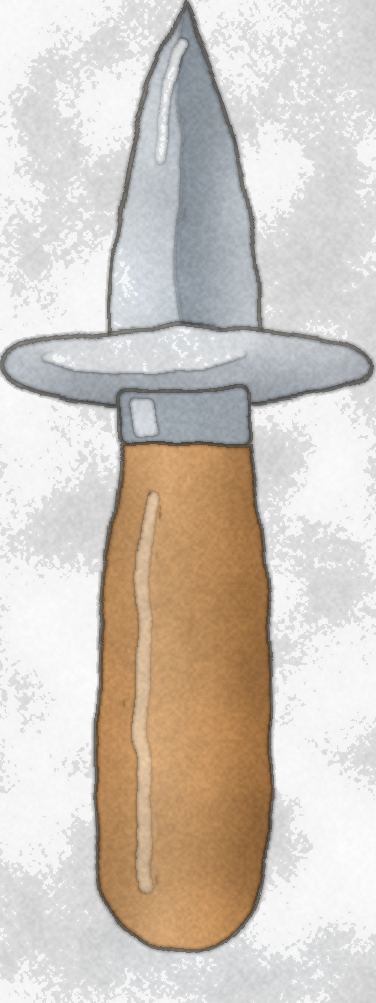
#> input picture tools/jeu/assets/aquarelle-couteau-c.png, 376 x 1003 px, given in place of aquarelle-fermee.png, which was not available
$ python peinture.py   (older library calls are emulated)
#> lines starting #> are read from the running program, lines starting #| are printed output that depends on the picture; pictures that were not available may be replaced by others from this repository, and a replacement may not be noted
#> further down, im is the input picture: shape (1003, 376, 4); mean B, G, R, A 192.2, 201, 209.4, 97.7
"""Post-traitement « peinture » des huîtres rendues en SVG (assets/<style>-<piece>.png, RGBA).
aquarelle : lavis à plat, bords de pigment plus foncés, granulation, grain du papier, bords qui bavent
huile     : filtre de Kuwahara (touches de peinture) + empâtement orienté (coups de pinceau éclairés)
Usage : python3 peinture.py   (traite toutes les pièces, écrit assets/<style>-<piece>-p.png)"""
import cv2, numpy as np, pathlib
A = pathlib.Path(__file__).resolve().parent / 'assets'
rng = np.random.default_rng(3)

def noise(h, w, s, oct=3):
    n = np.zeros((h, w), np.float32)
    for o in range(oct):
        k = s / 2 ** o
        g = rng.random((int(h / k) + 2, int(w / k) + 2)).astype(np.float32)
        n += cv2.resize(g, (w, h), interpolation=cv2.INTER_CUBIC)[:h, :w] / 2 ** o
    return (n - n.min()) / (np.ptp(n) + 1e-6)

def roughen_alpha(a, amp, s):
    h, w = a.shape
    dx = (noise(h, w, s) - .5) * amp; dy = (noise(h, w, s) - .5) * amp
    yy, xx = np.mgrid[0:h, 0:w].astype(np.float32)
    return cv2.remap(a, xx + dx, yy + dy, cv2.INTER_LINEAR)

def aquarelle(rgb, a):
    h, w = a.shape
#> h = 1003; w = 376
    base = cv2.pyrMeanShiftFiltering(rgb, 9, 22, maxLevel=2)          # aplats de lavis
    base = cv2.edgePreservingFilter(base, flags=1, sigma_s=30, sigma_r=.25)
    g = cv2.cvtColor(base, cv2.COLOR_BGR2GRAY).astype(np.float32)
    # bords de pigment : là où la couleur change, le pigment s'accumule (plus foncé)
    e = cv2.morphologyEx(g, cv2.MORPH_GRADIENT, np.ones((3, 3), np.uint8))
    e = cv2.GaussianBlur(np.clip(e / 40, 0, 1), (0, 0), 1.2)
    out = base.astype(np.float32) * (1 - .32 * e[..., None])
    # blooms : variations douces de densité
    bl = noise(h, w, 90, 4)
    out *= (.9 + .2 * bl[..., None])
    # granulation (plus visible dans les zones foncées)
    gr = noise(h, w, 3, 2)
#> call 2 of noise, with h = 1003, w = 376, s = 3, oct = 2
#> after the loop in noise (call 2), `for o in range(oct):`:
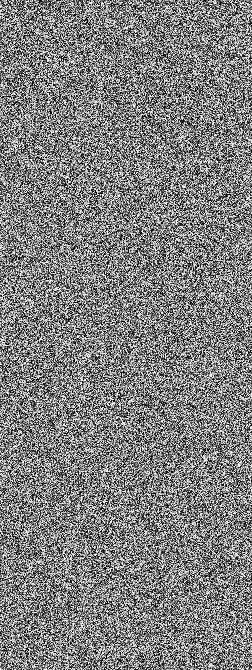
#> g: shape (670, 252) float32; min 1.22e-06, max 1, mean 0.501
    dark = 1 - g / 255
    out *= (1 - .18 * gr[..., None] * (.4 + dark[..., None]))
    # papier
    pap = noise(h, w, 6, 2)
#> call 3 of noise, with h = 1003, w = 376, s = 6, oct = 2
#> after the loop in noise (call 3), `for o in range(oct):`:
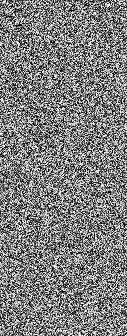
#> g: shape (336, 127) float32; min 2.15e-05, max 1, mean 0.499
    out = out * (.94 + .07 * pap[..., None])
    # les hautes lumières restent « papier »
    lum = cv2.cvtColor(np.clip(out, 0, 255).astype(np.uint8), cv2.COLOR_BGR2GRAY).astype(np.float32)
    out = np.where((lum > 225)[..., None], out * .3 + 252 * .7, out)
    a2 = roughen_alpha(a, 7, 40)
#> call 4 of noise, with h = 1003, w = 376, s = 40, oct = 3
#> after the loop in noise (call 4), `for o in range(oct):`:
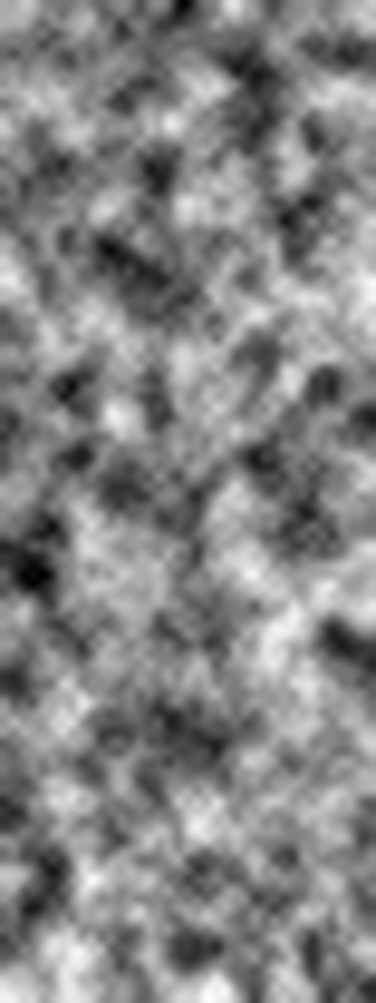
#> n: shape (1003, 376) float32; min 0.00555, max 1.7, mean 0.888; drawn with min black and max white
#> after the loop in noise (call 5), `for o in range(oct):`:
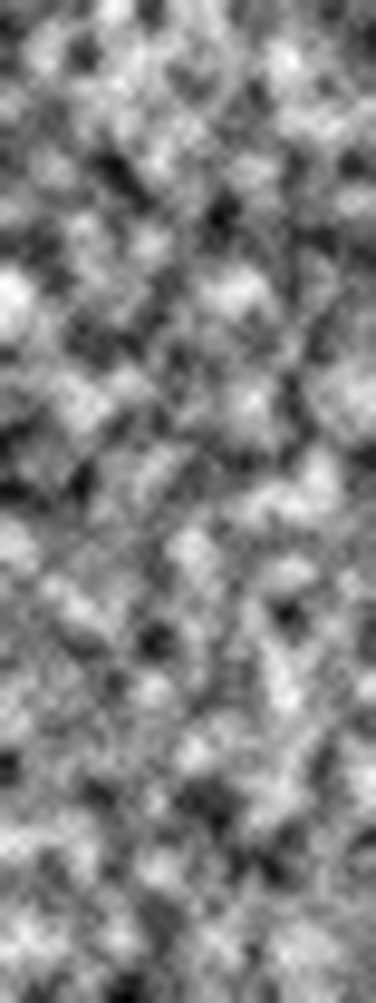
#> n: shape (1003, 376) float32; min -0.0495, max 1.69, mean 0.854; drawn with min black and max white
    a2 = cv2.GaussianBlur(a2, (0, 0), .8)
    return np.clip(out, 0, 255).astype(np.uint8), a2

def kuwahara(img, r):
    img = img.astype(np.float32); k = (r + 1, r + 1)
    means, vars_ = [], []
    for dy in (0, r):
        for dx in (0, r):
            M = cv2.blur(img, k); M2 = cv2.blur(img * img, k)
            sh = np.float32([[1, 0, dx - r / 2], [0, 1, dy - r / 2]])
            M = cv2.warpAffine(M, sh, (img.shape[1], img.shape[0]), borderMode=cv2.BORDER_REFLECT)
            M2 = cv2.warpAffine(M2, sh, (img.shape[1], img.shape[0]), borderMode=cv2.BORDER_REFLECT)
            means.append(M); vars_.append((M2 - M * M).sum(2))
    idx = np.argmin(np.stack(vars_), 0)
    return np.choose(idx[..., None], np.stack(means)).astype(np.float32)

def huile(rgb, a):
    h, w = a.shape
    p = kuwahara(rgb, 6)
    g = cv2.GaussianBlur(cv2.cvtColor(p.astype(np.uint8), cv2.COLOR_BGR2GRAY).astype(np.float32), (0, 0), 4)
    gx, gy = cv2.Sobel(g, cv2.CV_32F, 1, 0), cv2.Sobel(g, cv2.CV_32F, 0, 1)
    # direction des touches : le long des contours (perpendiculaire au gradient), lissée
    J11, J22, J12 = [cv2.GaussianBlur(v, (0, 0), 8) for v in (gx * gx, gy * gy, gx * gy)]
    ang = .5 * np.arctan2(2 * J12, J11 - J22) + np.pi / 2
    vx, vy = np.cos(ang), np.sin(ang)
    # convolution intégrale de bruit le long de ces directions = coups de pinceau
    n = rng.random((h, w)).astype(np.float32); acc = n.copy()
    yy, xx = np.mgrid[0:h, 0:w].astype(np.float32)
    for sgn in (1, -1):
        px, py = xx.copy(), yy.copy()
        for _ in range(9):
            ix, iy = np.clip(px, 0, w - 1).astype(int), np.clip(py, 0, h - 1).astype(int)
            px += sgn * vx[iy, ix] * 1.4; py += sgn * vy[iy, ix] * 1.4
            acc += cv2.remap(n, px, py, cv2.INTER_LINEAR)
    acc = (acc - acc.mean()) / (acc.std() + 1e-6)
    # empâtement : relief éclairé du haut à gauche
    hx, hy = cv2.Sobel(acc, cv2.CV_32F, 1, 0, ksize=3), cv2.Sobel(acc, cv2.CV_32F, 0, 1, ksize=3)
    shade = np.clip(1 + .045 * (-hx - hy), .8, 1.2)
    out = p * shade[..., None]
    a2 = roughen_alpha(a, 4, 25)
    return np.clip(out, 0, 255).astype(np.uint8), a2

if __name__ == '__main__':
    for st, fn in [('aquarelle', aquarelle), ('huile', huile)]:
        for pc in ['fermee', 'ouverte', 'couteau']:
            im = cv2.imread(str(A / f'{st}-{pc}.png'), cv2.IMREAD_UNCHANGED)
            a = im[..., 3].astype(np.float32)
            # fond neutre sous la transparence pour que les filtres ne tirent pas vers le noir
            rgb = (im[..., :3].astype(np.float32) * (a[..., None] / 255) + 244 * (1 - a[..., None] / 255)).astype(np.uint8)
            out, a2 = fn(rgb, a)
            cv2.imwrite(str(A / f'{st}-{pc}-p.png'), np.dstack([out, np.clip(a2, 0, 255).astype(np.uint8)]))
        # ouverte + perle : la perle reste nette, posée sur la peinture
        o = cv2.imread(str(A / f'{st}-ouverte-p.png'), cv2.IMREAD_UNCHANGED).astype(np.float32)
        pe = cv2.imread(str(A / f'{st}-perleseule.png'), cv2.IMREAD_UNCHANGED).astype(np.float32)
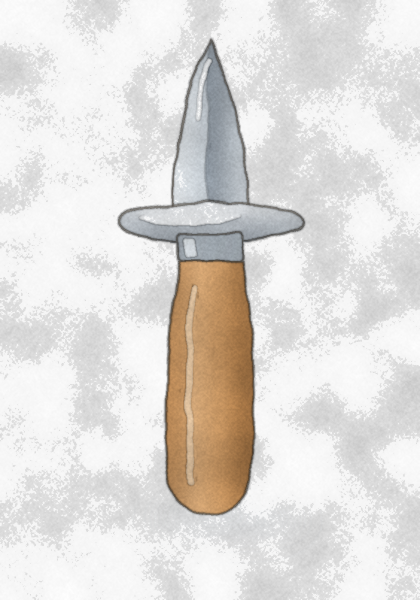
#> input picture tools/jeu/assets/aquarelle-couteau-p.png, 840 x 1200 px, given in place of aquarelle-perleseule.png, which was not available (shown at 1/2 size)
        a = pe[..., 3:] / 255
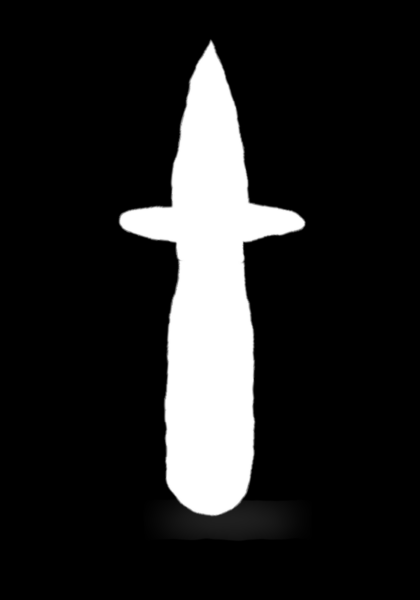
#> a: shape (1200, 840, 1) float32 (shown at 1/2 size); min 0, max 1, mean 0.143
        o[..., :3] = o[..., :3] * (1 - a) + pe[..., :3] * a; o[..., 3:] = np.maximum(o[..., 3:], pe[..., 3:])
#> after `o[..., :3] = o[..., :3] * (1 - a) + pe[..., :3] * a`:
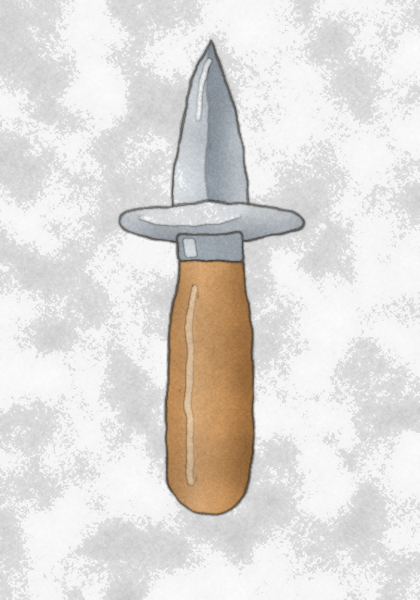
#> o: shape (1200, 840, 4) float32 (shown at 1/2 size); mean B, G, R, A 217.6, 220.9, 224.1, 36.7
        cv2.imwrite(str(A / f'{st}-perle-p.png'), o.astype(np.uint8))
#> (the run stopped early here; a loop or call above may not have finished)
